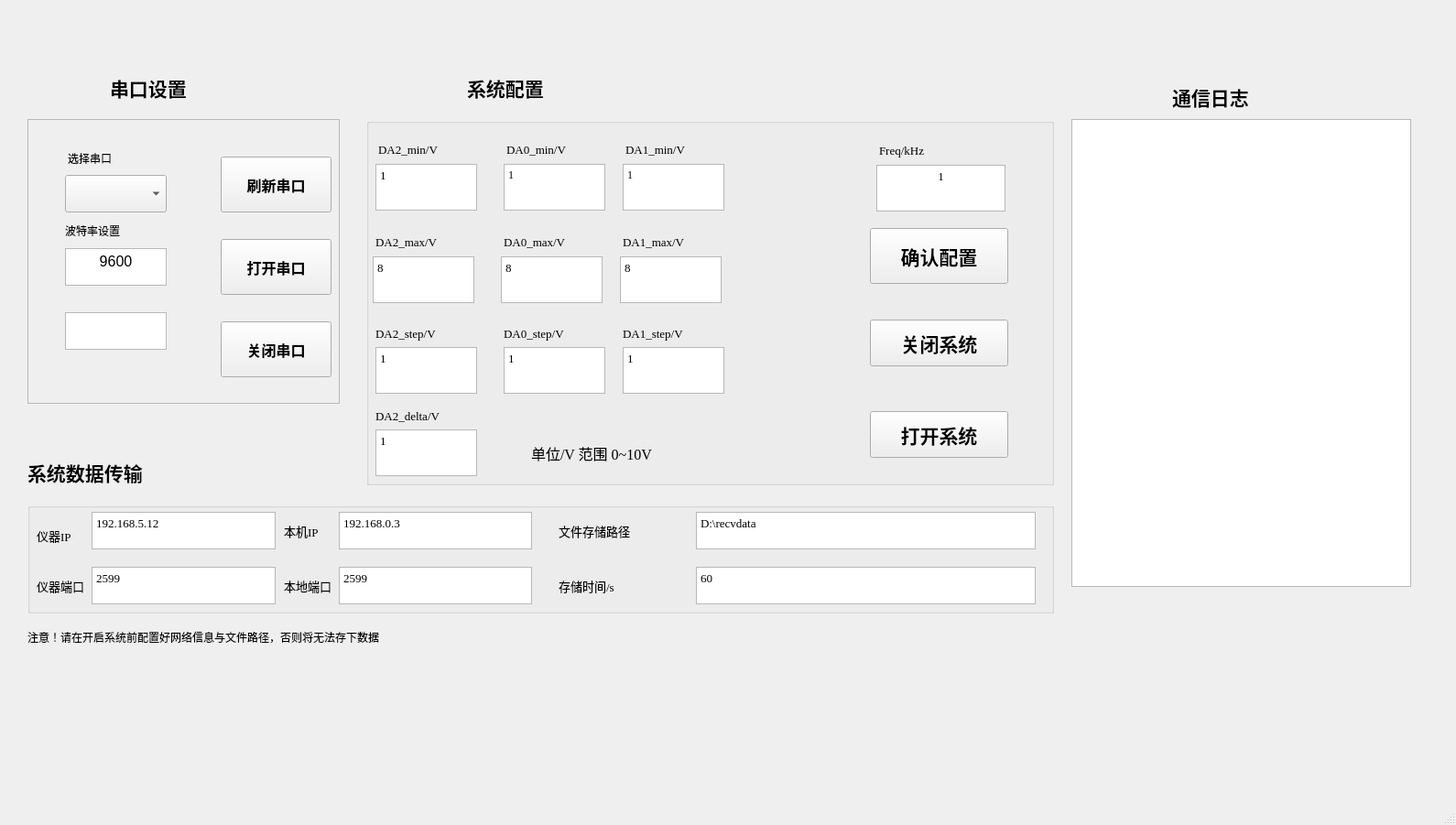
<?xml version="1.0" encoding="UTF-8"?>
<ui version="4.0">
 <class>MainWindow</class>
 <widget class="QMainWindow" name="MainWindow">
  <property name="geometry">
   <rect>
    <x>0</x>
    <y>0</y>
    <width>1590</width>
    <height>901</height>
   </rect>
  </property>
  <property name="sizePolicy">
   <sizepolicy hsizetype="Expanding" vsizetype="Expanding">
    <horstretch>0</horstretch>
    <verstretch>0</verstretch>
   </sizepolicy>
  </property>
  <property name="minimumSize">
   <size>
    <width>400</width>
    <height>300</height>
   </size>
  </property>
  <property name="maximumSize">
   <size>
    <width>1920</width>
    <height>1080</height>
   </size>
  </property>
  <property name="cursor">
   <cursorShape>ArrowCursor</cursorShape>
  </property>
  <property name="windowTitle">
   <string>ControlSys</string>
  </property>
  <widget class="QWidget" name="centralwidget">
   <widget class="QScrollArea" name="scrollArea">
    <property name="geometry">
     <rect>
      <x>30</x>
      <y>130</y>
      <width>341</width>
      <height>311</height>
     </rect>
    </property>
    <property name="autoFillBackground">
     <bool>true</bool>
    </property>
    <property name="widgetResizable">
     <bool>true</bool>
    </property>
    <widget class="QWidget" name="scrollAreaWidgetContents">
     <property name="geometry">
      <rect>
       <x>0</x>
       <y>0</y>
       <width>339</width>
       <height>309</height>
      </rect>
     </property>
     <widget class="QPushButton" name="open_serial">
      <property name="geometry">
       <rect>
        <x>210</x>
        <y>130</y>
        <width>121</width>
        <height>61</height>
       </rect>
      </property>
      <property name="font">
       <font>
        <family>Adobe Devanagari</family>
        <pointsize>12</pointsize>
        <weight>75</weight>
        <bold>true</bold>
       </font>
      </property>
      <property name="text">
       <string>打开串口</string>
      </property>
     </widget>
     <widget class="QPushButton" name="close_serial">
      <property name="geometry">
       <rect>
        <x>210</x>
        <y>220</y>
        <width>121</width>
        <height>61</height>
       </rect>
      </property>
      <property name="font">
       <font>
        <family>Adobe Devanagari</family>
        <pointsize>12</pointsize>
        <weight>75</weight>
        <bold>true</bold>
       </font>
      </property>
      <property name="text">
       <string>关闭串口</string>
      </property>
     </widget>
     <widget class="QPushButton" name="refresh_port">
      <property name="geometry">
       <rect>
        <x>210</x>
        <y>40</y>
        <width>121</width>
        <height>61</height>
       </rect>
      </property>
      <property name="font">
       <font>
        <family>Adobe Devanagari</family>
        <pointsize>12</pointsize>
        <weight>75</weight>
        <bold>true</bold>
       </font>
      </property>
      <property name="text">
       <string>刷新串口</string>
      </property>
     </widget>
     <widget class="QComboBox" name="ports_list">
      <property name="geometry">
       <rect>
        <x>40</x>
        <y>60</y>
        <width>111</width>
        <height>41</height>
       </rect>
      </property>
     </widget>
     <widget class="QLabel" name="label_portselect">
      <property name="geometry">
       <rect>
        <x>43</x>
        <y>21</y>
        <width>111</width>
        <height>41</height>
       </rect>
      </property>
      <property name="text">
       <string>选择串口</string>
      </property>
     </widget>
     <widget class="QTextBrowser" name="Com_isOpenOrNot_Label">
      <property name="geometry">
       <rect>
        <x>40</x>
        <y>210</y>
        <width>111</width>
        <height>41</height>
       </rect>
      </property>
      <property name="html">
       <string>&lt;!DOCTYPE HTML PUBLIC &quot;-//W3C//DTD HTML 4.0//EN&quot; &quot;http://www.w3.org/TR/REC-html40/strict.dtd&quot;&gt;
&lt;html&gt;&lt;head&gt;&lt;meta name=&quot;qrichtext&quot; content=&quot;1&quot; /&gt;&lt;style type=&quot;text/css&quot;&gt;
p, li { white-space: pre-wrap; }
&lt;/style&gt;&lt;/head&gt;&lt;body style=&quot; font-family:'SimSun'; font-size:9pt; font-weight:400; font-style:normal;&quot;&gt;
&lt;p align=&quot;center&quot; style=&quot;-qt-paragraph-type:empty; margin-top:0px; margin-bottom:0px; margin-left:0px; margin-right:0px; -qt-block-indent:0; text-indent:0px;&quot;&gt;&lt;br /&gt;&lt;/p&gt;&lt;/body&gt;&lt;/html&gt;</string>
      </property>
     </widget>
     <widget class="QLabel" name="label_portbaud">
      <property name="geometry">
       <rect>
        <x>40</x>
        <y>100</y>
        <width>101</width>
        <height>41</height>
       </rect>
      </property>
      <property name="sizePolicy">
       <sizepolicy hsizetype="Fixed" vsizetype="Preferred">
        <horstretch>0</horstretch>
        <verstretch>0</verstretch>
       </sizepolicy>
      </property>
      <property name="text">
       <string>波特率设置</string>
      </property>
     </widget>
     <widget class="QTextEdit" name="baud_set_text">
      <property name="geometry">
       <rect>
        <x>40</x>
        <y>140</y>
        <width>111</width>
        <height>41</height>
       </rect>
      </property>
      <property name="html">
       <string>&lt;!DOCTYPE HTML PUBLIC &quot;-//W3C//DTD HTML 4.0//EN&quot; &quot;http://www.w3.org/TR/REC-html40/strict.dtd&quot;&gt;
&lt;html&gt;&lt;head&gt;&lt;meta name=&quot;qrichtext&quot; content=&quot;1&quot; /&gt;&lt;style type=&quot;text/css&quot;&gt;
p, li { white-space: pre-wrap; }
&lt;/style&gt;&lt;/head&gt;&lt;body style=&quot; font-family:'SimSun'; font-size:9pt; font-weight:400; font-style:normal;&quot;&gt;
&lt;p align=&quot;center&quot; style=&quot; margin-top:0px; margin-bottom:0px; margin-left:0px; margin-right:0px; -qt-block-indent:0; text-indent:0px;&quot;&gt;&lt;span style=&quot; font-size:12pt;&quot;&gt;9600&lt;/span&gt;&lt;/p&gt;&lt;/body&gt;&lt;/html&gt;</string>
      </property>
     </widget>
    </widget>
   </widget>
   <widget class="QGroupBox" name="groupBox">
    <property name="geometry">
     <rect>
      <x>400</x>
      <y>129</y>
      <width>751</width>
      <height>401</height>
     </rect>
    </property>
    <property name="font">
     <font>
      <family>Times New Roman</family>
      <pointsize>16</pointsize>
      <weight>75</weight>
      <bold>true</bold>
     </font>
    </property>
    <property name="autoFillBackground">
     <bool>true</bool>
    </property>
    <property name="title">
     <string/>
    </property>
    <widget class="QTextEdit" name="DA2min_text">
     <property name="geometry">
      <rect>
       <x>10</x>
       <y>50</y>
       <width>111</width>
       <height>51</height>
      </rect>
     </property>
     <property name="font">
      <font>
       <family>Times New Roman</family>
       <pointsize>10</pointsize>
       <weight>50</weight>
       <bold>false</bold>
      </font>
     </property>
     <property name="html">
      <string>&lt;!DOCTYPE HTML PUBLIC &quot;-//W3C//DTD HTML 4.0//EN&quot; &quot;http://www.w3.org/TR/REC-html40/strict.dtd&quot;&gt;
&lt;html&gt;&lt;head&gt;&lt;meta name=&quot;qrichtext&quot; content=&quot;1&quot; /&gt;&lt;style type=&quot;text/css&quot;&gt;
p, li { white-space: pre-wrap; }
&lt;/style&gt;&lt;/head&gt;&lt;body style=&quot; font-family:'Times New Roman','Times New Roman'; font-size:10pt; font-weight:400; font-style:normal;&quot;&gt;
&lt;p style=&quot; margin-top:0px; margin-bottom:0px; margin-left:0px; margin-right:0px; -qt-block-indent:0; text-indent:0px;&quot;&gt;1&lt;/p&gt;&lt;/body&gt;&lt;/html&gt;</string>
     </property>
    </widget>
    <widget class="QLabel" name="label_DA2_min">
     <property name="geometry">
      <rect>
       <x>13</x>
       <y>19</y>
       <width>101</width>
       <height>31</height>
      </rect>
     </property>
     <property name="font">
      <font>
       <family>Times New Roman</family>
       <pointsize>10</pointsize>
       <weight>50</weight>
       <bold>false</bold>
      </font>
     </property>
     <property name="text">
      <string>DA2_min/V</string>
     </property>
    </widget>
    <widget class="QLabel" name="DA2_max_text">
     <property name="geometry">
      <rect>
       <x>10</x>
       <y>120</y>
       <width>111</width>
       <height>31</height>
      </rect>
     </property>
     <property name="font">
      <font>
       <family>Times New Roman</family>
       <pointsize>10</pointsize>
       <weight>50</weight>
       <bold>false</bold>
      </font>
     </property>
     <property name="text">
      <string>DA2_max/V</string>
     </property>
    </widget>
    <widget class="QLabel" name="DA2_step_text">
     <property name="geometry">
      <rect>
       <x>10</x>
       <y>220</y>
       <width>101</width>
       <height>31</height>
      </rect>
     </property>
     <property name="font">
      <font>
       <family>Times New Roman</family>
       <pointsize>10</pointsize>
       <weight>50</weight>
       <bold>false</bold>
      </font>
     </property>
     <property name="text">
      <string>DA2_step/V</string>
     </property>
    </widget>
    <widget class="QPushButton" name="send_setting">
     <property name="geometry">
      <rect>
       <x>550</x>
       <y>120</y>
       <width>151</width>
       <height>61</height>
      </rect>
     </property>
     <property name="text">
      <string>确认配置</string>
     </property>
    </widget>
    <widget class="QTextEdit" name="DA2max_text">
     <property name="geometry">
      <rect>
       <x>7</x>
       <y>151</y>
       <width>111</width>
       <height>51</height>
      </rect>
     </property>
     <property name="font">
      <font>
       <family>Times New Roman</family>
       <pointsize>10</pointsize>
       <weight>50</weight>
       <bold>false</bold>
      </font>
     </property>
     <property name="html">
      <string>&lt;!DOCTYPE HTML PUBLIC &quot;-//W3C//DTD HTML 4.0//EN&quot; &quot;http://www.w3.org/TR/REC-html40/strict.dtd&quot;&gt;
&lt;html&gt;&lt;head&gt;&lt;meta name=&quot;qrichtext&quot; content=&quot;1&quot; /&gt;&lt;style type=&quot;text/css&quot;&gt;
p, li { white-space: pre-wrap; }
&lt;/style&gt;&lt;/head&gt;&lt;body style=&quot; font-family:'Times New Roman','Times New Roman'; font-size:10pt; font-weight:400; font-style:normal;&quot;&gt;
&lt;p style=&quot; margin-top:0px; margin-bottom:0px; margin-left:0px; margin-right:0px; -qt-block-indent:0; text-indent:0px;&quot;&gt;8&lt;/p&gt;&lt;/body&gt;&lt;/html&gt;</string>
     </property>
    </widget>
    <widget class="QTextEdit" name="DA2step_text">
     <property name="geometry">
      <rect>
       <x>10</x>
       <y>250</y>
       <width>111</width>
       <height>51</height>
      </rect>
     </property>
     <property name="font">
      <font>
       <family>Times New Roman</family>
       <pointsize>10</pointsize>
       <weight>50</weight>
       <bold>false</bold>
      </font>
     </property>
     <property name="html">
      <string>&lt;!DOCTYPE HTML PUBLIC &quot;-//W3C//DTD HTML 4.0//EN&quot; &quot;http://www.w3.org/TR/REC-html40/strict.dtd&quot;&gt;
&lt;html&gt;&lt;head&gt;&lt;meta name=&quot;qrichtext&quot; content=&quot;1&quot; /&gt;&lt;style type=&quot;text/css&quot;&gt;
p, li { white-space: pre-wrap; }
&lt;/style&gt;&lt;/head&gt;&lt;body style=&quot; font-family:'Times New Roman','Times New Roman'; font-size:10pt; font-weight:400; font-style:normal;&quot;&gt;
&lt;p style=&quot; margin-top:0px; margin-bottom:0px; margin-left:0px; margin-right:0px; -qt-block-indent:0; text-indent:0px;&quot;&gt;1&lt;/p&gt;&lt;/body&gt;&lt;/html&gt;</string>
     </property>
    </widget>
    <widget class="QLabel" name="label_DA0_min">
     <property name="geometry">
      <rect>
       <x>153</x>
       <y>19</y>
       <width>111</width>
       <height>31</height>
      </rect>
     </property>
     <property name="font">
      <font>
       <family>Times New Roman</family>
       <pointsize>10</pointsize>
       <weight>50</weight>
       <bold>false</bold>
      </font>
     </property>
     <property name="text">
      <string>DA0_min/V</string>
     </property>
    </widget>
    <widget class="QTextEdit" name="DA0min_text">
     <property name="geometry">
      <rect>
       <x>150</x>
       <y>50</y>
       <width>111</width>
       <height>51</height>
      </rect>
     </property>
     <property name="font">
      <font>
       <family>Times New Roman</family>
       <pointsize>10</pointsize>
       <weight>50</weight>
       <bold>false</bold>
      </font>
     </property>
     <property name="html">
      <string>&lt;!DOCTYPE HTML PUBLIC &quot;-//W3C//DTD HTML 4.0//EN&quot; &quot;http://www.w3.org/TR/REC-html40/strict.dtd&quot;&gt;
&lt;html&gt;&lt;head&gt;&lt;meta name=&quot;qrichtext&quot; content=&quot;1&quot; /&gt;&lt;style type=&quot;text/css&quot;&gt;
p, li { white-space: pre-wrap; }
&lt;/style&gt;&lt;/head&gt;&lt;body style=&quot; font-family:'Times New Roman','Times New Roman'; font-size:10pt; font-weight:400; font-style:normal;&quot;&gt;
&lt;p style=&quot; margin-top:0px; margin-bottom:0px; margin-left:0px; margin-right:0px; -qt-block-indent:0; text-indent:0px;&quot;&gt;&lt;span style=&quot; font-family:'SimSun'; font-size:9pt;&quot;&gt;1&lt;/span&gt;&lt;/p&gt;&lt;/body&gt;&lt;/html&gt;</string>
     </property>
    </widget>
    <widget class="QTextEdit" name="DA0max_text">
     <property name="geometry">
      <rect>
       <x>147</x>
       <y>151</y>
       <width>111</width>
       <height>51</height>
      </rect>
     </property>
     <property name="font">
      <font>
       <family>Times New Roman</family>
       <pointsize>10</pointsize>
       <weight>50</weight>
       <bold>false</bold>
      </font>
     </property>
     <property name="html">
      <string>&lt;!DOCTYPE HTML PUBLIC &quot;-//W3C//DTD HTML 4.0//EN&quot; &quot;http://www.w3.org/TR/REC-html40/strict.dtd&quot;&gt;
&lt;html&gt;&lt;head&gt;&lt;meta name=&quot;qrichtext&quot; content=&quot;1&quot; /&gt;&lt;style type=&quot;text/css&quot;&gt;
p, li { white-space: pre-wrap; }
&lt;/style&gt;&lt;/head&gt;&lt;body style=&quot; font-family:'Times New Roman','Times New Roman'; font-size:10pt; font-weight:400; font-style:normal;&quot;&gt;
&lt;p style=&quot; margin-top:0px; margin-bottom:0px; margin-left:0px; margin-right:0px; -qt-block-indent:0; text-indent:0px;&quot;&gt;8&lt;/p&gt;&lt;/body&gt;&lt;/html&gt;</string>
     </property>
    </widget>
    <widget class="QLabel" name="DA0_max_text">
     <property name="geometry">
      <rect>
       <x>150</x>
       <y>120</y>
       <width>101</width>
       <height>31</height>
      </rect>
     </property>
     <property name="font">
      <font>
       <family>Times New Roman</family>
       <pointsize>10</pointsize>
       <weight>50</weight>
       <bold>false</bold>
      </font>
     </property>
     <property name="text">
      <string>DA0_max/V</string>
     </property>
    </widget>
    <widget class="QTextEdit" name="DA1min_text">
     <property name="geometry">
      <rect>
       <x>280</x>
       <y>50</y>
       <width>111</width>
       <height>51</height>
      </rect>
     </property>
     <property name="font">
      <font>
       <family>Times New Roman</family>
       <pointsize>10</pointsize>
       <weight>50</weight>
       <bold>false</bold>
      </font>
     </property>
     <property name="html">
      <string>&lt;!DOCTYPE HTML PUBLIC &quot;-//W3C//DTD HTML 4.0//EN&quot; &quot;http://www.w3.org/TR/REC-html40/strict.dtd&quot;&gt;
&lt;html&gt;&lt;head&gt;&lt;meta name=&quot;qrichtext&quot; content=&quot;1&quot; /&gt;&lt;style type=&quot;text/css&quot;&gt;
p, li { white-space: pre-wrap; }
&lt;/style&gt;&lt;/head&gt;&lt;body style=&quot; font-family:'Times New Roman','Times New Roman'; font-size:10pt; font-weight:400; font-style:normal;&quot;&gt;
&lt;p style=&quot; margin-top:0px; margin-bottom:0px; margin-left:0px; margin-right:0px; -qt-block-indent:0; text-indent:0px;&quot;&gt;&lt;span style=&quot; font-family:'SimSun'; font-size:9pt;&quot;&gt;1&lt;/span&gt;&lt;/p&gt;&lt;/body&gt;&lt;/html&gt;</string>
     </property>
    </widget>
    <widget class="QTextEdit" name="DA1max_text">
     <property name="geometry">
      <rect>
       <x>277</x>
       <y>151</y>
       <width>111</width>
       <height>51</height>
      </rect>
     </property>
     <property name="font">
      <font>
       <family>Times New Roman</family>
       <pointsize>10</pointsize>
       <weight>50</weight>
       <bold>false</bold>
      </font>
     </property>
     <property name="html">
      <string>&lt;!DOCTYPE HTML PUBLIC &quot;-//W3C//DTD HTML 4.0//EN&quot; &quot;http://www.w3.org/TR/REC-html40/strict.dtd&quot;&gt;
&lt;html&gt;&lt;head&gt;&lt;meta name=&quot;qrichtext&quot; content=&quot;1&quot; /&gt;&lt;style type=&quot;text/css&quot;&gt;
p, li { white-space: pre-wrap; }
&lt;/style&gt;&lt;/head&gt;&lt;body style=&quot; font-family:'Times New Roman','Times New Roman'; font-size:10pt; font-weight:400; font-style:normal;&quot;&gt;
&lt;p style=&quot; margin-top:0px; margin-bottom:0px; margin-left:0px; margin-right:0px; -qt-block-indent:0; text-indent:0px;&quot;&gt;8&lt;/p&gt;&lt;/body&gt;&lt;/html&gt;</string>
     </property>
    </widget>
    <widget class="QLabel" name="DA1_max_text">
     <property name="geometry">
      <rect>
       <x>280</x>
       <y>120</y>
       <width>111</width>
       <height>31</height>
      </rect>
     </property>
     <property name="font">
      <font>
       <family>Times New Roman</family>
       <pointsize>10</pointsize>
       <weight>50</weight>
       <bold>false</bold>
      </font>
     </property>
     <property name="text">
      <string>DA1_max/V</string>
     </property>
    </widget>
    <widget class="QLabel" name="label_DA1_min">
     <property name="geometry">
      <rect>
       <x>283</x>
       <y>19</y>
       <width>101</width>
       <height>31</height>
      </rect>
     </property>
     <property name="font">
      <font>
       <family>Times New Roman</family>
       <pointsize>10</pointsize>
       <weight>50</weight>
       <bold>false</bold>
      </font>
     </property>
     <property name="text">
      <string>DA1_min/V</string>
     </property>
    </widget>
    <widget class="QLabel" name="label_port_2">
     <property name="geometry">
      <rect>
       <x>180</x>
       <y>340</y>
       <width>221</width>
       <height>51</height>
      </rect>
     </property>
     <property name="font">
      <font>
       <family>Times New Roman</family>
       <pointsize>12</pointsize>
       <weight>50</weight>
       <bold>false</bold>
      </font>
     </property>
     <property name="text">
      <string>单位/V 范围 0~10V</string>
     </property>
    </widget>
    <widget class="QLabel" name="DA0_delta_text">
     <property name="geometry">
      <rect>
       <x>150</x>
       <y>220</y>
       <width>111</width>
       <height>31</height>
      </rect>
     </property>
     <property name="font">
      <font>
       <family>Times New Roman</family>
       <pointsize>10</pointsize>
       <weight>50</weight>
       <bold>false</bold>
      </font>
     </property>
     <property name="text">
      <string>DA0_step/V</string>
     </property>
    </widget>
    <widget class="QTextEdit" name="DA0step_text">
     <property name="geometry">
      <rect>
       <x>150</x>
       <y>250</y>
       <width>111</width>
       <height>51</height>
      </rect>
     </property>
     <property name="font">
      <font>
       <family>Times New Roman</family>
       <pointsize>10</pointsize>
       <weight>50</weight>
       <bold>false</bold>
      </font>
     </property>
     <property name="html">
      <string>&lt;!DOCTYPE HTML PUBLIC &quot;-//W3C//DTD HTML 4.0//EN&quot; &quot;http://www.w3.org/TR/REC-html40/strict.dtd&quot;&gt;
&lt;html&gt;&lt;head&gt;&lt;meta name=&quot;qrichtext&quot; content=&quot;1&quot; /&gt;&lt;style type=&quot;text/css&quot;&gt;
p, li { white-space: pre-wrap; }
&lt;/style&gt;&lt;/head&gt;&lt;body style=&quot; font-family:'Times New Roman','Times New Roman'; font-size:10pt; font-weight:400; font-style:normal;&quot;&gt;
&lt;p style=&quot; margin-top:0px; margin-bottom:0px; margin-left:0px; margin-right:0px; -qt-block-indent:0; text-indent:0px;&quot;&gt;1&lt;/p&gt;&lt;/body&gt;&lt;/html&gt;</string>
     </property>
    </widget>
    <widget class="QTextEdit" name="DA1step_text">
     <property name="geometry">
      <rect>
       <x>280</x>
       <y>250</y>
       <width>111</width>
       <height>51</height>
      </rect>
     </property>
     <property name="font">
      <font>
       <family>Times New Roman</family>
       <pointsize>10</pointsize>
       <weight>50</weight>
       <bold>false</bold>
      </font>
     </property>
     <property name="html">
      <string>&lt;!DOCTYPE HTML PUBLIC &quot;-//W3C//DTD HTML 4.0//EN&quot; &quot;http://www.w3.org/TR/REC-html40/strict.dtd&quot;&gt;
&lt;html&gt;&lt;head&gt;&lt;meta name=&quot;qrichtext&quot; content=&quot;1&quot; /&gt;&lt;style type=&quot;text/css&quot;&gt;
p, li { white-space: pre-wrap; }
&lt;/style&gt;&lt;/head&gt;&lt;body style=&quot; font-family:'Times New Roman','Times New Roman'; font-size:10pt; font-weight:400; font-style:normal;&quot;&gt;
&lt;p style=&quot; margin-top:0px; margin-bottom:0px; margin-left:0px; margin-right:0px; -qt-block-indent:0; text-indent:0px;&quot;&gt;1&lt;/p&gt;&lt;/body&gt;&lt;/html&gt;</string>
     </property>
    </widget>
    <widget class="QLabel" name="DA1_delta_text">
     <property name="geometry">
      <rect>
       <x>280</x>
       <y>220</y>
       <width>111</width>
       <height>31</height>
      </rect>
     </property>
     <property name="font">
      <font>
       <family>Times New Roman</family>
       <pointsize>10</pointsize>
       <weight>50</weight>
       <bold>false</bold>
      </font>
     </property>
     <property name="text">
      <string>DA1_step/V</string>
     </property>
    </widget>
    <widget class="QLabel" name="DA2_step_text_2">
     <property name="geometry">
      <rect>
       <x>10</x>
       <y>310</y>
       <width>111</width>
       <height>31</height>
      </rect>
     </property>
     <property name="font">
      <font>
       <family>Times New Roman</family>
       <pointsize>10</pointsize>
       <weight>50</weight>
       <bold>false</bold>
      </font>
     </property>
     <property name="text">
      <string>DA2_delta/V</string>
     </property>
    </widget>
    <widget class="QTextEdit" name="DA2delta_text">
     <property name="geometry">
      <rect>
       <x>10</x>
       <y>340</y>
       <width>111</width>
       <height>51</height>
      </rect>
     </property>
     <property name="font">
      <font>
       <family>Times New Roman</family>
       <pointsize>10</pointsize>
       <weight>50</weight>
       <bold>false</bold>
      </font>
     </property>
     <property name="html">
      <string>&lt;!DOCTYPE HTML PUBLIC &quot;-//W3C//DTD HTML 4.0//EN&quot; &quot;http://www.w3.org/TR/REC-html40/strict.dtd&quot;&gt;
&lt;html&gt;&lt;head&gt;&lt;meta name=&quot;qrichtext&quot; content=&quot;1&quot; /&gt;&lt;style type=&quot;text/css&quot;&gt;
p, li { white-space: pre-wrap; }
&lt;/style&gt;&lt;/head&gt;&lt;body style=&quot; font-family:'Times New Roman','Times New Roman'; font-size:10pt; font-weight:400; font-style:normal;&quot;&gt;
&lt;p style=&quot; margin-top:0px; margin-bottom:0px; margin-left:0px; margin-right:0px; -qt-block-indent:0; text-indent:0px;&quot;&gt;1&lt;/p&gt;&lt;/body&gt;&lt;/html&gt;</string>
     </property>
    </widget>
    <widget class="QPushButton" name="send_close_sys">
     <property name="geometry">
      <rect>
       <x>550</x>
       <y>220</y>
       <width>151</width>
       <height>51</height>
      </rect>
     </property>
     <property name="text">
      <string>关闭系统</string>
     </property>
    </widget>
    <widget class="QPushButton" name="send_open_sys">
     <property name="geometry">
      <rect>
       <x>550</x>
       <y>320</y>
       <width>151</width>
       <height>51</height>
      </rect>
     </property>
     <property name="text">
      <string>打开系统</string>
     </property>
    </widget>
    <widget class="QLabel" name="freq_label">
     <property name="geometry">
      <rect>
       <x>560</x>
       <y>20</y>
       <width>131</width>
       <height>31</height>
      </rect>
     </property>
     <property name="font">
      <font>
       <family>Times New Roman</family>
       <pointsize>10</pointsize>
       <weight>50</weight>
       <bold>false</bold>
      </font>
     </property>
     <property name="text">
      <string>Freq/kHz</string>
     </property>
    </widget>
    <widget class="QTextEdit" name="Freq_set">
     <property name="geometry">
      <rect>
       <x>557</x>
       <y>51</y>
       <width>141</width>
       <height>51</height>
      </rect>
     </property>
     <property name="font">
      <font>
       <family>Times New Roman</family>
       <pointsize>10</pointsize>
       <weight>50</weight>
       <bold>false</bold>
      </font>
     </property>
     <property name="html">
      <string>&lt;!DOCTYPE HTML PUBLIC &quot;-//W3C//DTD HTML 4.0//EN&quot; &quot;http://www.w3.org/TR/REC-html40/strict.dtd&quot;&gt;
&lt;html&gt;&lt;head&gt;&lt;meta name=&quot;qrichtext&quot; content=&quot;1&quot; /&gt;&lt;style type=&quot;text/css&quot;&gt;
p, li { white-space: pre-wrap; }
&lt;/style&gt;&lt;/head&gt;&lt;body style=&quot; font-family:'Times New Roman','Times New Roman'; font-size:10pt; font-weight:400; font-style:normal;&quot;&gt;
&lt;p align=&quot;center&quot; style=&quot; margin-top:0px; margin-bottom:0px; margin-left:0px; margin-right:0px; -qt-block-indent:0; text-indent:0px;&quot;&gt;1&lt;/p&gt;&lt;/body&gt;&lt;/html&gt;</string>
     </property>
    </widget>
   </widget>
   <widget class="QTextBrowser" name="msg_log">
    <property name="geometry">
     <rect>
      <x>1170</x>
      <y>130</y>
      <width>371</width>
      <height>511</height>
     </rect>
    </property>
   </widget>
   <widget class="QLabel" name="label_port">
    <property name="geometry">
     <rect>
      <x>120</x>
      <y>60</y>
      <width>201</width>
      <height>71</height>
     </rect>
    </property>
    <property name="font">
     <font>
      <family>Times New Roman</family>
      <pointsize>16</pointsize>
      <weight>75</weight>
      <bold>true</bold>
     </font>
    </property>
    <property name="text">
     <string>串口设置</string>
    </property>
   </widget>
   <widget class="QLabel" name="label_msg_log">
    <property name="geometry">
     <rect>
      <x>1280</x>
      <y>70</y>
      <width>191</width>
      <height>71</height>
     </rect>
    </property>
    <property name="font">
     <font>
      <family>Times New Roman</family>
      <pointsize>16</pointsize>
      <weight>75</weight>
      <bold>true</bold>
     </font>
    </property>
    <property name="text">
     <string>通信日志</string>
    </property>
   </widget>
   <widget class="QLabel" name="label_port_3">
    <property name="geometry">
     <rect>
      <x>510</x>
      <y>60</y>
      <width>191</width>
      <height>71</height>
     </rect>
    </property>
    <property name="font">
     <font>
      <family>Times New Roman</family>
      <pointsize>16</pointsize>
      <weight>75</weight>
      <bold>true</bold>
     </font>
    </property>
    <property name="text">
     <string>系统配置</string>
    </property>
   </widget>
   <widget class="QGroupBox" name="groupBox_net">
    <property name="geometry">
     <rect>
      <x>30</x>
      <y>549</y>
      <width>1121</width>
      <height>121</height>
     </rect>
    </property>
    <property name="autoFillBackground">
     <bool>true</bool>
    </property>
    <property name="title">
     <string/>
    </property>
    <widget class="QTextEdit" name="dst_ip_text">
     <property name="geometry">
      <rect>
       <x>70</x>
       <y>10</y>
       <width>201</width>
       <height>41</height>
      </rect>
     </property>
     <property name="font">
      <font>
       <family>Times New Roman</family>
       <pointsize>10</pointsize>
       <weight>50</weight>
       <bold>false</bold>
      </font>
     </property>
     <property name="html">
      <string>&lt;!DOCTYPE HTML PUBLIC &quot;-//W3C//DTD HTML 4.0//EN&quot; &quot;http://www.w3.org/TR/REC-html40/strict.dtd&quot;&gt;
&lt;html&gt;&lt;head&gt;&lt;meta name=&quot;qrichtext&quot; content=&quot;1&quot; /&gt;&lt;style type=&quot;text/css&quot;&gt;
p, li { white-space: pre-wrap; }
&lt;/style&gt;&lt;/head&gt;&lt;body style=&quot; font-family:'Times New Roman'; font-size:10pt; font-weight:400; font-style:normal;&quot;&gt;
&lt;p style=&quot; margin-top:0px; margin-bottom:0px; margin-left:0px; margin-right:0px; -qt-block-indent:0; text-indent:0px;&quot;&gt;&lt;span style=&quot; font-family:'Times New Roman','Times New Roman';&quot;&gt;192.168.5.12&lt;/span&gt;&lt;/p&gt;&lt;/body&gt;&lt;/html&gt;</string>
     </property>
    </widget>
    <widget class="QLabel" name="label_dst_ip">
     <property name="geometry">
      <rect>
       <x>10</x>
       <y>10</y>
       <width>111</width>
       <height>51</height>
      </rect>
     </property>
     <property name="font">
      <font>
       <family>Times New Roman</family>
       <pointsize>10</pointsize>
       <weight>50</weight>
       <bold>false</bold>
      </font>
     </property>
     <property name="text">
      <string>仪器IP</string>
     </property>
    </widget>
    <widget class="QLabel" name="label_dst_port">
     <property name="geometry">
      <rect>
       <x>10</x>
       <y>70</y>
       <width>111</width>
       <height>41</height>
      </rect>
     </property>
     <property name="font">
      <font>
       <family>Times New Roman</family>
       <pointsize>10</pointsize>
       <weight>50</weight>
       <bold>false</bold>
      </font>
     </property>
     <property name="text">
      <string>仪器端口</string>
     </property>
    </widget>
    <widget class="QTextEdit" name="dst_port_text">
     <property name="geometry">
      <rect>
       <x>70</x>
       <y>70</y>
       <width>201</width>
       <height>41</height>
      </rect>
     </property>
     <property name="font">
      <font>
       <family>Times New Roman</family>
       <pointsize>10</pointsize>
       <weight>50</weight>
       <bold>false</bold>
      </font>
     </property>
     <property name="html">
      <string>&lt;!DOCTYPE HTML PUBLIC &quot;-//W3C//DTD HTML 4.0//EN&quot; &quot;http://www.w3.org/TR/REC-html40/strict.dtd&quot;&gt;
&lt;html&gt;&lt;head&gt;&lt;meta name=&quot;qrichtext&quot; content=&quot;1&quot; /&gt;&lt;style type=&quot;text/css&quot;&gt;
p, li { white-space: pre-wrap; }
&lt;/style&gt;&lt;/head&gt;&lt;body style=&quot; font-family:'Times New Roman'; font-size:10pt; font-weight:400; font-style:normal;&quot;&gt;
&lt;p style=&quot; margin-top:0px; margin-bottom:0px; margin-left:0px; margin-right:0px; -qt-block-indent:0; text-indent:0px;&quot;&gt;2599&lt;/p&gt;&lt;/body&gt;&lt;/html&gt;</string>
     </property>
    </widget>
    <widget class="QLabel" name="label_local_port">
     <property name="geometry">
      <rect>
       <x>280</x>
       <y>70</y>
       <width>111</width>
       <height>41</height>
      </rect>
     </property>
     <property name="font">
      <font>
       <family>Times New Roman</family>
       <pointsize>10</pointsize>
       <weight>50</weight>
       <bold>false</bold>
      </font>
     </property>
     <property name="text">
      <string>本地端口</string>
     </property>
    </widget>
    <widget class="QTextEdit" name="local_port_text">
     <property name="geometry">
      <rect>
       <x>340</x>
       <y>70</y>
       <width>211</width>
       <height>41</height>
      </rect>
     </property>
     <property name="font">
      <font>
       <family>Times New Roman</family>
       <pointsize>10</pointsize>
       <weight>50</weight>
       <bold>false</bold>
      </font>
     </property>
     <property name="html">
      <string>&lt;!DOCTYPE HTML PUBLIC &quot;-//W3C//DTD HTML 4.0//EN&quot; &quot;http://www.w3.org/TR/REC-html40/strict.dtd&quot;&gt;
&lt;html&gt;&lt;head&gt;&lt;meta name=&quot;qrichtext&quot; content=&quot;1&quot; /&gt;&lt;style type=&quot;text/css&quot;&gt;
p, li { white-space: pre-wrap; }
&lt;/style&gt;&lt;/head&gt;&lt;body style=&quot; font-family:'Times New Roman'; font-size:10pt; font-weight:400; font-style:normal;&quot;&gt;
&lt;p style=&quot; margin-top:0px; margin-bottom:0px; margin-left:0px; margin-right:0px; -qt-block-indent:0; text-indent:0px;&quot;&gt;2599&lt;/p&gt;&lt;/body&gt;&lt;/html&gt;</string>
     </property>
    </widget>
    <widget class="QLabel" name="label_local_ip">
     <property name="geometry">
      <rect>
       <x>280</x>
       <y>10</y>
       <width>111</width>
       <height>41</height>
      </rect>
     </property>
     <property name="font">
      <font>
       <family>Times New Roman</family>
       <pointsize>10</pointsize>
       <weight>50</weight>
       <bold>false</bold>
      </font>
     </property>
     <property name="text">
      <string>本机IP</string>
     </property>
    </widget>
    <widget class="QTextEdit" name="local_ip_text">
     <property name="geometry">
      <rect>
       <x>340</x>
       <y>10</y>
       <width>211</width>
       <height>41</height>
      </rect>
     </property>
     <property name="font">
      <font>
       <family>Times New Roman</family>
       <pointsize>10</pointsize>
       <weight>50</weight>
       <bold>false</bold>
      </font>
     </property>
     <property name="html">
      <string>&lt;!DOCTYPE HTML PUBLIC &quot;-//W3C//DTD HTML 4.0//EN&quot; &quot;http://www.w3.org/TR/REC-html40/strict.dtd&quot;&gt;
&lt;html&gt;&lt;head&gt;&lt;meta name=&quot;qrichtext&quot; content=&quot;1&quot; /&gt;&lt;style type=&quot;text/css&quot;&gt;
p, li { white-space: pre-wrap; }
&lt;/style&gt;&lt;/head&gt;&lt;body style=&quot; font-family:'Times New Roman'; font-size:10pt; font-weight:400; font-style:normal;&quot;&gt;
&lt;p style=&quot; margin-top:0px; margin-bottom:0px; margin-left:0px; margin-right:0px; -qt-block-indent:0; text-indent:0px;&quot;&gt;&lt;span style=&quot; font-family:'Times New Roman','Times New Roman';&quot;&gt;192.168.0.3&lt;/span&gt;&lt;/p&gt;&lt;/body&gt;&lt;/html&gt;</string>
     </property>
    </widget>
    <widget class="QLabel" name="label_local_storage">
     <property name="geometry">
      <rect>
       <x>580</x>
       <y>10</y>
       <width>151</width>
       <height>41</height>
      </rect>
     </property>
     <property name="font">
      <font>
       <family>Times New Roman</family>
       <pointsize>10</pointsize>
       <weight>50</weight>
       <bold>false</bold>
      </font>
     </property>
     <property name="text">
      <string>文件存储路径</string>
     </property>
    </widget>
    <widget class="QTextEdit" name="local_storage_text">
     <property name="geometry">
      <rect>
       <x>730</x>
       <y>10</y>
       <width>371</width>
       <height>41</height>
      </rect>
     </property>
     <property name="font">
      <font>
       <family>Times New Roman</family>
       <pointsize>10</pointsize>
       <weight>50</weight>
       <bold>false</bold>
      </font>
     </property>
     <property name="html">
      <string>&lt;!DOCTYPE HTML PUBLIC &quot;-//W3C//DTD HTML 4.0//EN&quot; &quot;http://www.w3.org/TR/REC-html40/strict.dtd&quot;&gt;
&lt;html&gt;&lt;head&gt;&lt;meta name=&quot;qrichtext&quot; content=&quot;1&quot; /&gt;&lt;style type=&quot;text/css&quot;&gt;
p, li { white-space: pre-wrap; }
&lt;/style&gt;&lt;/head&gt;&lt;body style=&quot; font-family:'Times New Roman'; font-size:10pt; font-weight:400; font-style:normal;&quot;&gt;
&lt;p style=&quot; margin-top:0px; margin-bottom:0px; margin-left:0px; margin-right:0px; -qt-block-indent:0; text-indent:0px;&quot;&gt;&lt;span style=&quot; font-family:'Times New Roman','Times New Roman';&quot;&gt;D:\recvdata&lt;/span&gt;&lt;/p&gt;&lt;/body&gt;&lt;/html&gt;</string>
     </property>
    </widget>
    <widget class="QLabel" name="label_storage_time">
     <property name="geometry">
      <rect>
       <x>580</x>
       <y>70</y>
       <width>151</width>
       <height>41</height>
      </rect>
     </property>
     <property name="font">
      <font>
       <family>Times New Roman</family>
       <pointsize>10</pointsize>
       <weight>50</weight>
       <bold>false</bold>
      </font>
     </property>
     <property name="text">
      <string>存储时间/s</string>
     </property>
    </widget>
    <widget class="QTextEdit" name="local_storage_time">
     <property name="geometry">
      <rect>
       <x>730</x>
       <y>70</y>
       <width>371</width>
       <height>41</height>
      </rect>
     </property>
     <property name="font">
      <font>
       <family>Times New Roman</family>
       <pointsize>10</pointsize>
       <weight>50</weight>
       <bold>false</bold>
      </font>
     </property>
     <property name="html">
      <string>&lt;!DOCTYPE HTML PUBLIC &quot;-//W3C//DTD HTML 4.0//EN&quot; &quot;http://www.w3.org/TR/REC-html40/strict.dtd&quot;&gt;
&lt;html&gt;&lt;head&gt;&lt;meta name=&quot;qrichtext&quot; content=&quot;1&quot; /&gt;&lt;style type=&quot;text/css&quot;&gt;
p, li { white-space: pre-wrap; }
&lt;/style&gt;&lt;/head&gt;&lt;body style=&quot; font-family:'Times New Roman'; font-size:10pt; font-weight:400; font-style:normal;&quot;&gt;
&lt;p style=&quot; margin-top:0px; margin-bottom:0px; margin-left:0px; margin-right:0px; -qt-block-indent:0; text-indent:0px;&quot;&gt;60&lt;/p&gt;&lt;/body&gt;&lt;/html&gt;</string>
     </property>
    </widget>
   </widget>
   <widget class="QLabel" name="label_portselect_2">
    <property name="geometry">
     <rect>
      <x>30</x>
      <y>660</y>
      <width>631</width>
      <height>71</height>
     </rect>
    </property>
    <property name="text">
     <string>注意！请在开启系统前配置好网络信息与文件路径，否则将无法存下数据</string>
    </property>
   </widget>
   <widget class="QLabel" name="label_net_modu">
    <property name="geometry">
     <rect>
      <x>30</x>
      <y>480</y>
      <width>341</width>
      <height>71</height>
     </rect>
    </property>
    <property name="font">
     <font>
      <family>Times New Roman</family>
      <pointsize>16</pointsize>
      <weight>75</weight>
      <bold>true</bold>
     </font>
    </property>
    <property name="text">
     <string>系统数据传输</string>
    </property>
   </widget>
  </widget>
  <widget class="QMenuBar" name="menubar">
   <property name="geometry">
    <rect>
     <x>0</x>
     <y>0</y>
     <width>1590</width>
     <height>22</height>
    </rect>
   </property>
  </widget>
  <widget class="QStatusBar" name="statusbar"/>
 </widget>
 <resources/>
 <connections/>
</ui>
